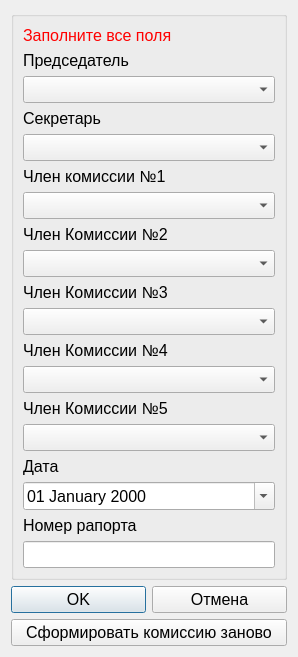
<?xml version="1.0" encoding="UTF-8"?>
<ui version="4.0">
 <class>AddOrEditSostavKom</class>
 <widget class="QDialog" name="AddOrEditSostavKom">
  <property name="geometry">
   <rect>
    <x>0</x>
    <y>0</y>
    <width>298</width>
    <height>627</height>
   </rect>
  </property>
  <property name="windowTitle">
   <string>Dialog</string>
  </property>
  <layout class="QGridLayout" name="gridLayout_2">
   <item row="0" column="0" colspan="2">
    <widget class="QGroupBox" name="groupBox">
     <property name="font">
      <font>
       <pointsize>12</pointsize>
      </font>
     </property>
     <property name="title">
      <string/>
     </property>
     <layout class="QGridLayout" name="gridLayout">
      <item row="5" column="0">
       <widget class="QLabel" name="label_3">
        <property name="font">
         <font>
          <pointsize>12</pointsize>
         </font>
        </property>
        <property name="text">
         <string>Член комиссии №1</string>
        </property>
       </widget>
      </item>
      <item row="11" column="0">
       <widget class="QLabel" name="label_6">
        <property name="font">
         <font>
          <pointsize>12</pointsize>
         </font>
        </property>
        <property name="text">
         <string>Член Комиссии №4</string>
        </property>
       </widget>
      </item>
      <item row="12" column="0" colspan="2">
       <widget class="QComboBox" name="comboBox_Ch4">
        <property name="font">
         <font>
          <pointsize>12</pointsize>
         </font>
        </property>
       </widget>
      </item>
      <item row="14" column="0" colspan="2">
       <widget class="QComboBox" name="comboBox_Ch5">
        <property name="font">
         <font>
          <pointsize>12</pointsize>
         </font>
        </property>
       </widget>
      </item>
      <item row="4" column="0" colspan="2">
       <widget class="QComboBox" name="comboBox_Secr">
        <property name="font">
         <font>
          <pointsize>12</pointsize>
         </font>
        </property>
       </widget>
      </item>
      <item row="6" column="0" colspan="2">
       <widget class="QComboBox" name="comboBox_Ch1">
        <property name="font">
         <font>
          <pointsize>12</pointsize>
         </font>
        </property>
       </widget>
      </item>
      <item row="13" column="0" colspan="2">
       <widget class="QLabel" name="label_7">
        <property name="font">
         <font>
          <pointsize>12</pointsize>
         </font>
        </property>
        <property name="text">
         <string>Член Комиссии №5</string>
        </property>
       </widget>
      </item>
      <item row="7" column="0" colspan="2">
       <widget class="QLabel" name="label_4">
        <property name="font">
         <font>
          <pointsize>12</pointsize>
         </font>
        </property>
        <property name="text">
         <string>Член Комиссии №2</string>
        </property>
       </widget>
      </item>
      <item row="10" column="0" colspan="2">
       <widget class="QComboBox" name="comboBox_Ch3">
        <property name="font">
         <font>
          <pointsize>12</pointsize>
         </font>
        </property>
       </widget>
      </item>
      <item row="0" column="0" colspan="2">
       <widget class="QLabel" name="label_error">
        <property name="font">
         <font>
          <pointsize>12</pointsize>
         </font>
        </property>
        <property name="styleSheet">
         <string notr="true">color:red</string>
        </property>
        <property name="text">
         <string>Заполните все поля</string>
        </property>
       </widget>
      </item>
      <item row="17" column="0" colspan="2">
       <widget class="QLabel" name="label_9">
        <property name="font">
         <font>
          <pointsize>12</pointsize>
         </font>
        </property>
        <property name="text">
         <string>Номер рапорта</string>
        </property>
       </widget>
      </item>
      <item row="8" column="0" colspan="2">
       <widget class="QComboBox" name="comboBox_Ch2">
        <property name="font">
         <font>
          <pointsize>12</pointsize>
         </font>
        </property>
       </widget>
      </item>
      <item row="2" column="0" colspan="2">
       <widget class="QComboBox" name="comboBox_Predsed">
        <property name="font">
         <font>
          <pointsize>12</pointsize>
         </font>
        </property>
       </widget>
      </item>
      <item row="18" column="0" colspan="2">
       <widget class="QLineEdit" name="lineEdit_nomRaport">
        <property name="font">
         <font>
          <pointsize>12</pointsize>
         </font>
        </property>
       </widget>
      </item>
      <item row="1" column="0">
       <widget class="QLabel" name="label">
        <property name="font">
         <font>
          <pointsize>12</pointsize>
         </font>
        </property>
        <property name="text">
         <string>Председатель</string>
        </property>
       </widget>
      </item>
      <item row="16" column="0" colspan="2">
       <widget class="QDateEdit" name="dateEdit">
        <property name="font">
         <font>
          <pointsize>12</pointsize>
         </font>
        </property>
        <property name="displayFormat">
         <string>dd MMMM yyyy</string>
        </property>
        <property name="calendarPopup">
         <bool>true</bool>
        </property>
       </widget>
      </item>
      <item row="9" column="0">
       <widget class="QLabel" name="label_5">
        <property name="font">
         <font>
          <pointsize>12</pointsize>
         </font>
        </property>
        <property name="text">
         <string>Член Комиссии №3</string>
        </property>
       </widget>
      </item>
      <item row="15" column="0" colspan="2">
       <widget class="QLabel" name="label_8">
        <property name="font">
         <font>
          <pointsize>12</pointsize>
         </font>
        </property>
        <property name="text">
         <string>Дата</string>
        </property>
       </widget>
      </item>
      <item row="3" column="0">
       <widget class="QLabel" name="label_2">
        <property name="font">
         <font>
          <pointsize>12</pointsize>
         </font>
        </property>
        <property name="text">
         <string>Секретарь</string>
        </property>
       </widget>
      </item>
     </layout>
    </widget>
   </item>
   <item row="1" column="0">
    <widget class="QPushButton" name="pushButton_ok">
     <property name="font">
      <font>
       <pointsize>12</pointsize>
      </font>
     </property>
     <property name="text">
      <string>OK</string>
     </property>
     <property name="icon">
      <iconset resource="../resourses.qrc">
       <normaloff>:/img/img/ok.png</normaloff>:/img/img/ok.png</iconset>
     </property>
    </widget>
   </item>
   <item row="1" column="1">
    <widget class="QPushButton" name="pushButtonCancel">
     <property name="font">
      <font>
       <pointsize>12</pointsize>
      </font>
     </property>
     <property name="text">
      <string>Отмена</string>
     </property>
     <property name="icon">
      <iconset resource="../resourses.qrc">
       <normaloff>:/img/img/cancel.png</normaloff>:/img/img/cancel.png</iconset>
     </property>
    </widget>
   </item>
   <item row="2" column="0" colspan="2">
    <widget class="QPushButton" name="pushButton_begin">
     <property name="font">
      <font>
       <pointsize>12</pointsize>
      </font>
     </property>
     <property name="text">
      <string>Сформировать комиссию заново</string>
     </property>
     <property name="icon">
      <iconset resource="../resourses.qrc">
       <normaloff>:/img/img/refresh.png</normaloff>:/img/img/refresh.png</iconset>
     </property>
    </widget>
   </item>
  </layout>
 </widget>
 <resources>
  <include location="../resourses.qrc"/>
 </resources>
 <connections/>
</ui>
